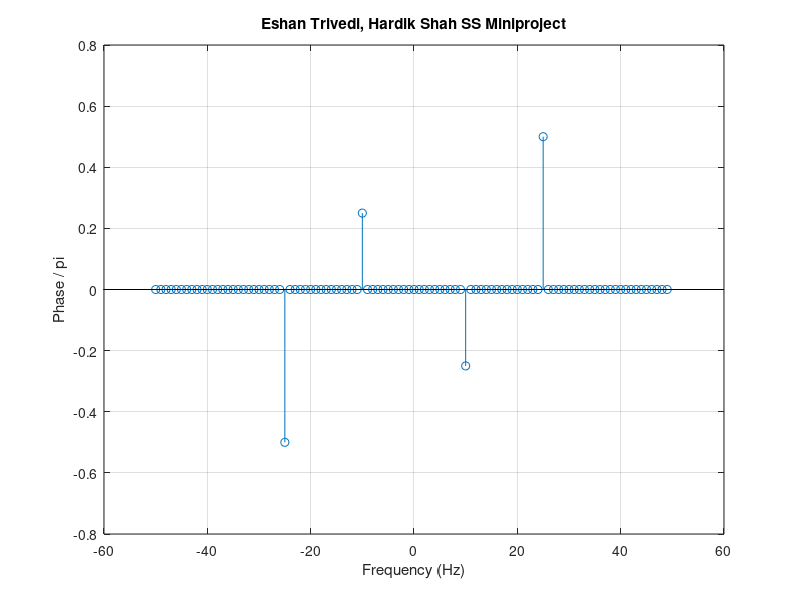

Recreate this plot in MATLAB.
fs = 100;
t = 0:1/fs:1-1/fs;
x = cos(2*pi*10*t - pi/4) - sin(2*pi*25*t);
y = fft(x);
z = fftshift(y);
ly = length(y);
f = (-ly/2:ly/2-1)/ly*fs;
stem(f,abs(z))
xlabel("Frequency (Hz)")
ylabel("|y|")
grid
tol = 1e-5;
z(abs(z) < tol) = 0;
theta = angle(z);
stem(f,theta/pi)
xlabel("Frequency (Hz)")
ylabel("Phase / \pi")
title('Eshan Trivedi, Hardik Shah SS Miniproject')
grid